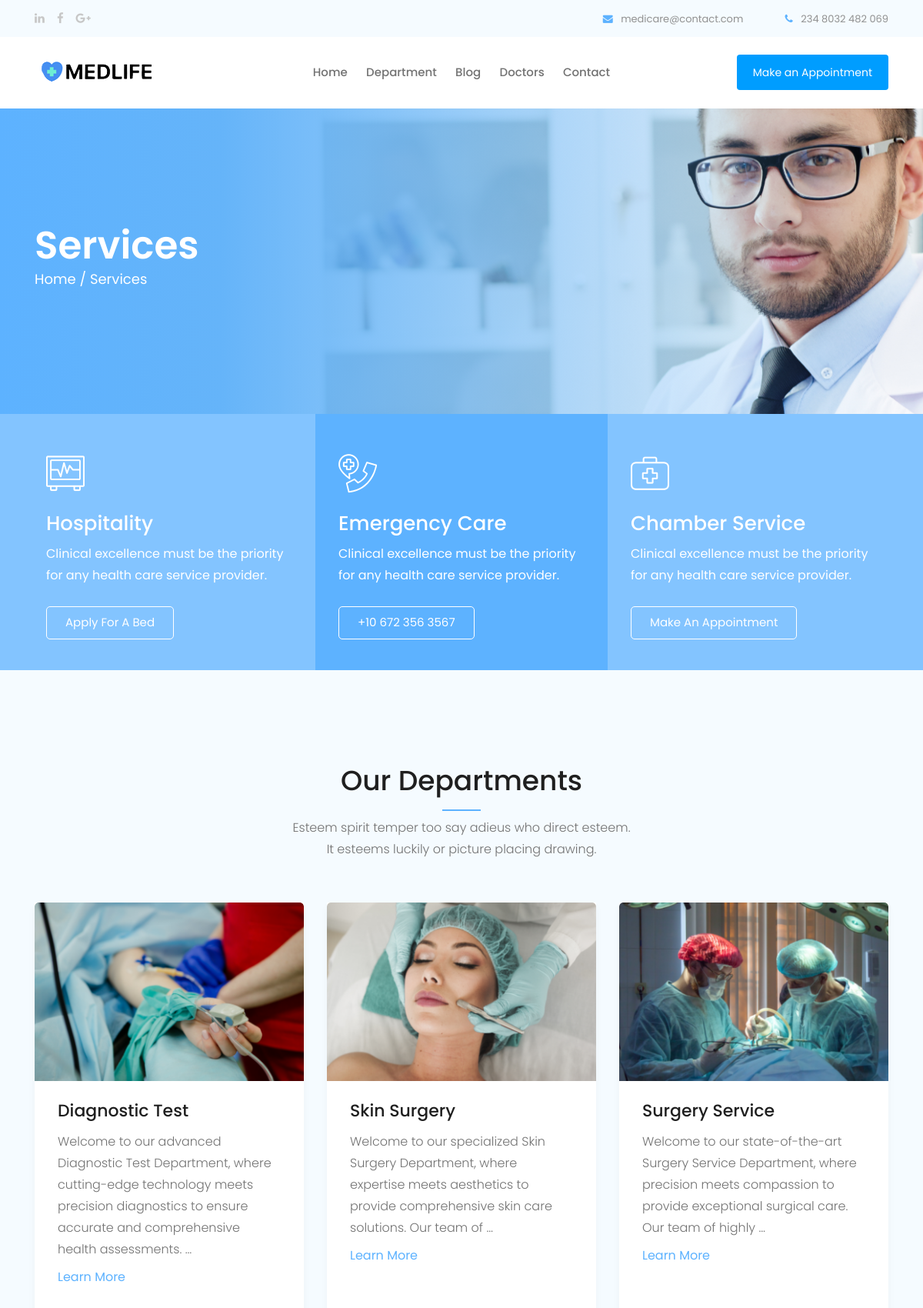
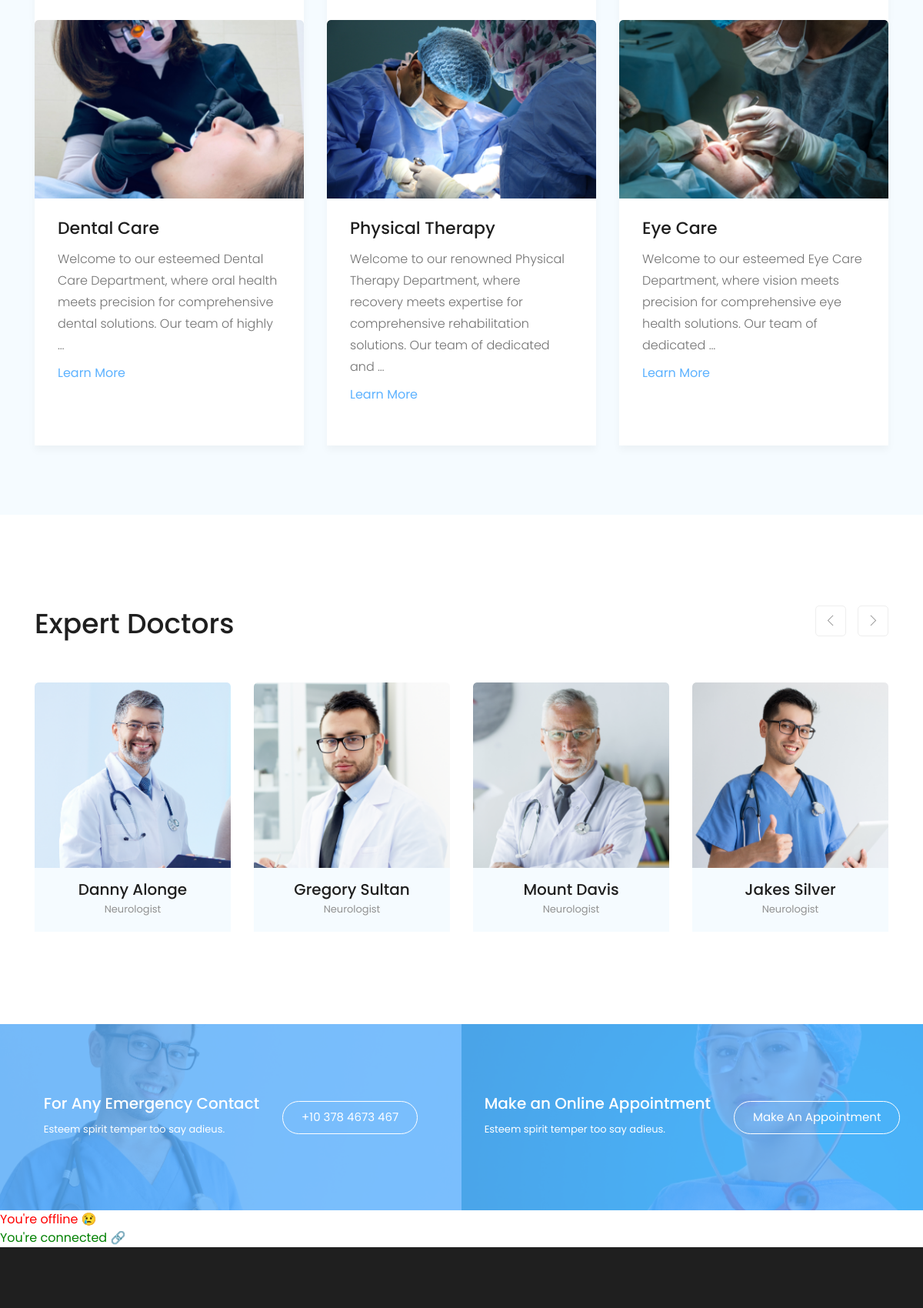
Screenshot of /department (upper part) with the database file from the repository (2 pictures, top to bottom).
### app/models.py (models this page shows, shortened)
class Department(models.Model):
    image = models.ImageField(upload_to='department-images')
    name = models.CharField(max_length=255)
    slug = models.SlugField(max_length=255, unique=True, null= True, blank=True)
    description = RichTextField()

class Doctor(models.Model):
    image = models.ImageField(upload_to='doctor-images')
    name = models.CharField(max_length=255)
    specialty = models.ForeignKey(Specialty, on_delete=models.CASCADE)
    department = models.ForeignKey(Department, on_delete=models.CASCADE)
    email = models.EmailField()
    is_available = models.BooleanField(default=True)

class Specialty(models.Model):
    name = models.CharField(max_length=255)
    decsciption = models.CharField(max_length=255)
    def __str__(self):
        return self.name

### app/views.py (the view)
# urls.py: path('department', views.department, name='department'),
def department(request):
    return handle_form_submission(request, 'Department.html','department')

### app/templates/Department.html (shortened to what this page needs)
{% extends 'base.html' %}
{% load static %}
{% block content %}
    <div class="bradcam_area breadcam_bg bradcam_overlay">
        <div class="container">
            <div class="row">
                <div class="col-xl-12">
                    <div class="bradcam_text">
                        <h3>Services</h3>
                        <p><a href="{% url 'home' %}">Home /</a> Services</p>
                    </div>
                </div>
            </div>
        </div>
    </div>
    <div class="service_area">
        <div class="container p-0">
            <div class="row no-gutters">
                <div class="col-xl-4 col-md-4">
                    <div class="single_service">
                        <div class="icon">
                            <i class="flaticon-electrocardiogram"></i>
                        </div>
                        <h3>Hospitality</h3>
                        <p>Clinical excellence must be the priority for any health care service provider.</p>
                        <a href="#" class="boxed-btn3-white">Apply For a Bed</a>
                    </div>
                </div>
                <div class="col-xl-4 col-md-4">
                    <div class="single_service">
                        <div class="icon">
                            <i class="flaticon-emergency-call"></i>
                        </div>
                        <h3>Emergency Care</h3>
                        <p>Clinical excellence must be the priority for any health care service provider.</p>
                        <a href="#" class="boxed-btn3-white">+10 672 356 3567</a>
                    </div>
                </div>
                <div class="col-xl-4 col-md-4">
                    <div class="single_service">
                        <div class="icon">
                            <i class="flaticon-first-aid-kit"></i>
                        </div>
                        <h3>Chamber Service</h3>
                        <p>Clinical excellence must be the priority for any health care service provider.</p>
                        <a href="#test-form" class="boxed-btn3-white popup-with-form">Make an Appointment</a>
                    </div>
                </div>
            </div>
        </div>
    </div>
   <div class="our_department_area">
    <div class="container">
        <div class="row">
            <div class="col-xl-12">
                <div class="section_title text-center mb-55">
                    <h3>Our Departments</h3>
                    <p>Esteem spirit temper too say adieus who direct esteem. <br>
                        It esteems luckily or picture placing drawing. </p>
                </div>
            </div>
        </div>
        <div class="row">
            {% if departments %}
            {% for department in departments %}
                <div class="col-xl-4 col-md-6 col-lg-4">
                    <div class="single_department h-100">
                        <div class="department_thumb">
                            <img src="{{ department.image.url }}" alt="">
                        </div>
                        <div class="department_content">
                            <h3><a href="{% url 'single_department' department.slug %}">{{ department.name }}</a></h3>
                            <p>{{ department.description|truncatewords:20|safe }}</p>
                            <a href="{% url 'single_department' department.slug %}" class="learn_more">Learn More</a>
                        </div>
                    </div>
                </div>
            {% endfor %}
            {% endif %}
        </div>
    </div>
    </div>
    <div class="expert_doctors_area">
        <div class="container">
            <div class="row">
                <div class="col-xl-12">
                    <div class="doctors_title mb-55">
                        <h3>Expert Doctors</h3>
                    </div>
                </div>
            </div>
            <div class="row">
                <div class="col-xl-12">
                    <div class="expert_active owl-carousel">
                        {% if doctors %}
                            {% for doctor in doctors %}
                                <div class="single_expert">
                                    <div class="expert_thumb">
                                        <img src="{{ doctor.image.url }}" alt="">
                                    </div>
                                    <div class="experts_name text-center">
                                        <h3>{{ doctor.name }}</h3>
                                        <span>{{ doctor.specialty }}</span>
                                    </div>
                                </div>
                            {% endfor %}
                        {% endif %}
                    </div>
                </div>
            </div>
        </div>
    </div>
    <div class="Emergency_contact">
        <div class="conatiner-fluid p-0">
            <div class="row no-gutters">
                <div class="col-xl-6">
                    <div class="single_emergency d-flex align-items-center justify-content-center emergency_bg_1 overlay_skyblue">
                        <div class="info">
                            <h3>For Any Emergency Contact</h3>
                            <p>Esteem spirit temper too say adieus.</p>
                        </div>
                        <div class="info_button">
                            <a href="#" class="boxed-btn3-white">+10 378 4673 467</a>
                        </div>
                    </div>
                </div>
                <div class="col-xl-6">
                    <div class="single_emergency d-flex align-items-center justify-content-center emergency_bg_2 overlay_skyblue">
                        <div class="info">
                            <h3>Make an Online Appointment</h3>
                            <p>Esteem spirit temper too say adieus.</p>
                        </div>
                        <div class="info_button">
                            <a href="#test-form" class="boxed-btn3-white popup-with-form">Make an Appointment</a>
                        </div>
                    </div>
                </div>
            </div>
        </div>
    </div>
{% endblock %}

### rows the page displays
Department: image (picture), name "Diagnostic Test", description "Welcome to our advanced Diagnostic Test Department, where cutting-edge technology meets precision diagnostics to ensure accurate and comprehensive health assessments. …"
Department: image (picture), name "Skin Surgery", description "Welcome to our specialized Skin Surgery Department, where expertise meets aesthetics to provide comprehensive skin care solutions. Our team of …"
Department: image (picture), name "Surgery Service", description "Welcome to our state-of-the-art Surgery Service Department, where precision meets compassion to provide exceptional surgical care. Our team of highly …"
Department: image (picture), name "Dental Care", description "Welcome to our esteemed Dental Care Department, where oral health meets precision for comprehensive dental solutions. Our team of highly …"
Department: image (picture), name "Physical Therapy", description "Welcome to our renowned Physical Therapy Department, where recovery meets expertise for comprehensive rehabilitation solutions. Our team of dedicated and …"
Department: image (picture), name "Eye Care", description "Welcome to our esteemed Eye Care Department, where vision meets precision for comprehensive eye health solutions. Our team of dedicated …"
Doctor: image (picture), name "Danny Alonge", specialty "Neurologist"
Doctor: image (picture), name "Gregory Sultan", specialty "Neurologist"
Doctor: image (picture), name "Mount Davis", specialty "Neurologist"
Doctor: image (picture), name "Jakes Silver", specialty "Neurologist"
